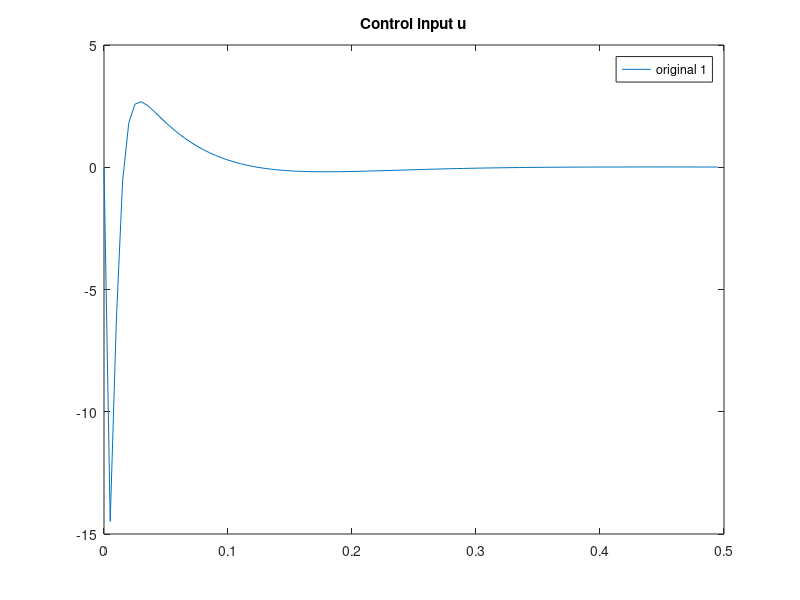
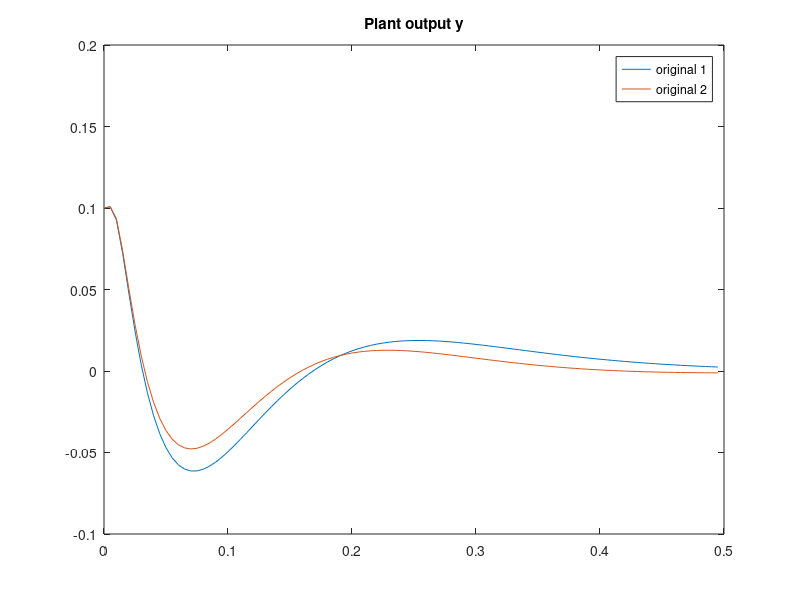

These charts were generated, in order, by the following MATLAB code:
clear all;
clc;


%% 연속시간 시스템 모델
A0 = [ 0         0    1.0000         0;
      0         0         0    1.0000;
      0  149.2751   -0.0104         0;
      0  261.6091   -0.0103         0 ];

B0 = [ 0;
      0;
  49.7275;
  49.1493 ];

C = [1 0 0 0;
     0 1 0 0];

% sampling time
Ts = 0.005; % 5ms

% discretize
sysC = ss(A0,B0,C,[]);
sysD = c2d(sysC, Ts);
A = sysD.A;
B = sysD.B;

% dimensions
[nx,nu] = size(B);
[ny,~] = size(C);

% controller design
%% LQR 가중치 

Q = [50 0 0 0; 0 10 0 0; 0 0 0 0; 0 0 0 0];
R = 1;

%% 상태피드백 이득 K (discrete LQR)
[K, S, cl_poles] = dlqr(A, B, Q, R);
K=-K;

obs_poles = [0.31 0.32 0.33 0.34];            % 크기를 절반으로 줄인 극들
L = place(A', C', obs_poles).';      % 듀얼 시스템에 극배치 → 전치

% (F,G,H): resulting controller
F = A + B*K - L*C;
G = L;
H = K;

% plant initial state
xp0 = [0.1; 0.1; 0.1; 0.1];
% controller initial state
xc0 = [0; 0; 0; 0];

%%%% controller conversion %%%%
% observability matrix
On = obsv(F,H);

% Toeplitz matrix
Tn = zeros(nu, nx*ny);
for i = 1:nx-1
    tmp = [H*F^(i-1)*G, Tn(nu*(i-1)+1:end,1:ny*(nx-1))];
    Tn = [Tn; tmp];
end

% (flipped) controllability matrix [F^(n-1)G, ..., FG, G]
Cn = F^(nx-1)*G;
for i = 2:nx
    Cn = [Cn, F^(nx-i)*G];
end

% converted form: u(k)=Hu*[u(k-n);...;u(k-1)]+Hy*[y(k-n);...;y(k-1)]
Hu = H*F^nx*pinv(On);
Hy = H*(Cn - F^nx*pinv(On)*Tn);

% vectorization for proposed controller
% (with padded zeros when nu!=ny)
h = max(nu,ny);
HHu = zeros(nu,nu,nx);
HHy = zeros(nu,ny,nx);
for i = 1:nx
    HHu(:,:,i) = Hu(:,nu*(i-1)+1:nu*i);
    HHy(:,:,i) = Hy(:,ny*(i-1)+1:ny*i);
end
vecHu = zeros(h*nu,nx);
vecHy = zeros(h*nu,nx);
for i = 1:nx
    for j = 1:nu
        vecHu(h*(j-1)+1:h*j,i) = [HHu(j,:,i).'; zeros(h-nu,1)];
        vecHy(h*(j-1)+1:h*j,i) = [HHy(j,:,i).'; zeros(h-ny,1)];
    end
end

%%%% find initial input-output trajectory %%%%
% yini = [y(-n);...;y(-1)], uini = [u(-n);...;u(-1)]
yini = Cn\xc0;
uini = Tn*yini;
Yini = reshape(yini,[],nx);
Uini = reshape(uini,[],nx);

vecHy_T = vecHy';
vecHu_T = vecHu';
Yini_T = Yini';
Uini_T = Uini';

%% Simulation
iter = 100;

% variables for simulation with original controller
xp = xp0;
xc = xc0;
u = [];
y = [];

% variables for simulation with converted controller
Xp = xp0;
U = Uini;
Y = Yini;

% quantization parameters
L = 0.0001;
s = 0.0001;


% quantization of control parameters
qHu = round(Hu/s);
qHy = round(Hy/s);

% variables for simulation with converted & quantized controller
qXp = xp0;
qU = round(Uini/L);
qY = round(Yini/L);
rY = [];
rU = [];

for i = 1:iter
    % plant + original controller
    y = [y, C*xp(:,i)];
    u = [u, H*xc(:,i)];
    xp = [xp, A*xp(:,i) + B*u(:,i)];
    xc = [xc, F*xc(:,i) + G*y(:,i)];

    % plant + converted controller
    U = [U,Hu*reshape(U(:,end-nx+1:end),[],1)+Hy*reshape(Y(:,end-nx+1:end),[],1)];
    Y = [Y,C*Xp(:,i)];
    Xp = [Xp,A*Xp(:,i)+B*U(:,end)];

    % plant + quantized controller
    rU = [rU,L*s*(qHu*reshape(qU(:,end-nx+1:end),[],1)+qHy*reshape(qY(:,end-nx+1:end),[],1))];
    rY = [rY,C*qXp(:,i)];
    qY = [qY,round(rY(:,end)/L)];
    qU = [qU,round(rU(:,end)/L)];
    qXp = [qXp,A*qXp(:,i)+B*rU(:,end)];
end

figure(1)
plot(Ts*(0:iter-1), u)
hold on
%plot(Ts*(0:iter-1), U(:,nx+1:end))
hold on
%plot(Ts*(0:iter-1), rU)
hold on
title('Control input u')
legend('original 1', 'original 2', 'converted 1', 'converted 2', 'quantized 1', 'quantized 2')

figure(2)
plot(Ts*(0:iter-1), y)
hold on
%plot(Ts*(0:iter-1), Y(:,nx+1:end))
hold on
%plot(Ts*(0:iter-1), rY)
hold on
title('Plant output y')
legend('original 1', 'original 2', 'converted 1', 'converted 2', 'quantized 1', 'quantized 2')

rUmax = max(rU) * (1/(s*L));


function print_numpy(name, M, prec)
    if nargin < 3, prec = 4; end
    fmt = ['%0.' num2str(prec) 'f'];

    if isvector(M)
        % 1D 벡터는 한 줄로 출력 (예: H)
        fprintf('%s = np.array([ ', name);
        for k = 1:numel(M)
            fprintf(fmt, M(k));
            if k < numel(M), fprintf(', '); end
        end
        fprintf(' ], dtype=np.float64)  # shape (%d,)\n\n', numel(M));
    else
        % 2D 행렬은 행 단위로 출력 (예: F, G)
        fprintf('%s = np.array([\n', name);
        for i = 1:size(M,1)
            fprintf('    [ ');
            for j = 1:size(M,2)
                fprintf(fmt, M(i,j));
                if j < size(M,2), fprintf(', '); end
            end
            if i < size(M,1)
                fprintf(' ],\n');
            else
                fprintf(' ],\n');
            end
        end
        fprintf('], dtype=np.float64)\n\n');
    end
end

% 안정도 
abs(eig(A+B*K))
abs(eig(F))

% Acl = [A B*K; L*C F];


% abs(eig(Acl))

% 위에서 F, G, H를 구한 다음:
print_numpy('F', F, 4);
print_numpy('G', G, 4);
print_numpy('H', H, 4);

%% ============ Go [][]float64 프린터 (행렬) ============
function print_go_slice2(name, M, prec)
    if nargin < 3, prec = 4; end
    fmt = ['%0.' num2str(prec) 'f'];

    fprintf('%s := [][]float64{\n', name);
    for i = 1:size(M,1)
        fprintf('    { ');
        for j = 1:size(M,2)
            fprintf(fmt, M(i,j));
            if j < size(M,2), fprintf(', '); end
        end
        if i < size(M,1)
            fprintf(' },\n');
        else
            fprintf(' }\n');
        end
    end
    fprintf('}\n\n');
end

%% ============ Go []float64 프린터 (벡터) ============
function print_go_slice1(name, v, prec)
    if nargin < 3, prec = 4; end
    fmt = ['%0.' num2str(prec) 'f'];

    v = v(:).'; % row vector
    fprintf('%s := []float64{ ', name);
    for k = 1:numel(v)
        fprintf(fmt, v(k));
        if k < numel(v), fprintf(', '); end
    end
    fprintf(' }\n\n');
end

%% ==================== 예시 사용 ====================

% (수정) 벡터화된 결과를 사용해서 Go 형식으로 출력
goHu = vecHu.';   % 4x2
goHy = vecHy.';   % 4x2
print_go_slice2('Hu', goHu, 4);
print_go_slice2('Hy', goHy, 4);
